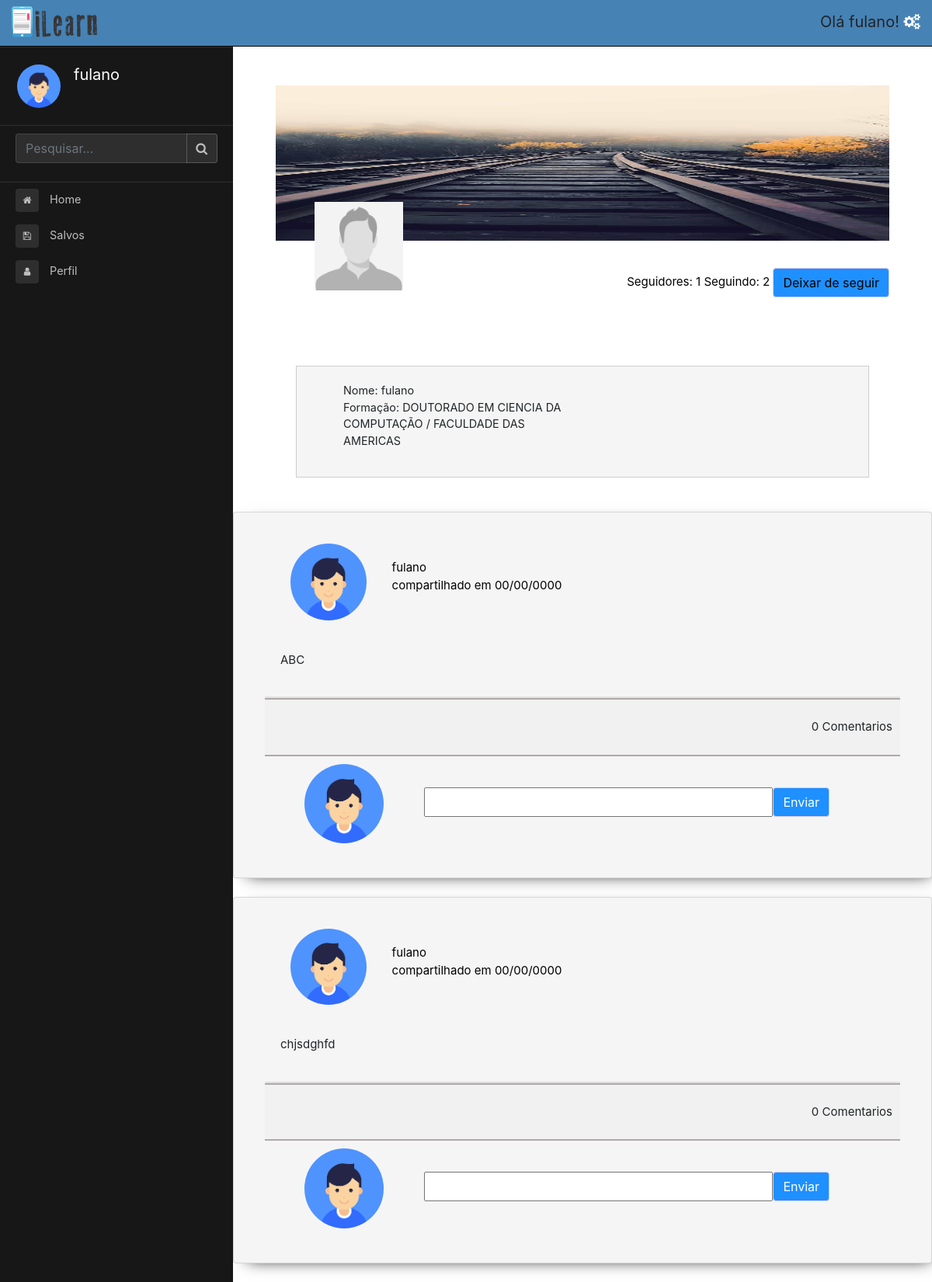
The app's page /ilearn-layout/perfilOutroUsuario.php?idUsu=152 (signed in) with its own data.
### tables this page shows
CREATE TABLE `usuario` (
  `idUsuario` int(11) NOT NULL,
  `senhaUsuario` varchar(100) NOT NULL,
  `emailUsuario` varchar(100) NOT NULL,
  `nicknameUsuario` varchar(100) NOT NULL,
  `imagemUsuario` varchar(150) NOT NULL
);

CREATE TABLE `formacao` (
  `idFormacao` int(20) NOT NULL,
  `nomeDono` varchar(20) NOT NULL,
  `nivel` varchar(30) NOT NULL,
  `instituicao` varchar(100) NOT NULL,
  `curso` varchar(100) NOT NULL
);

CREATE TABLE `publicacao` (
  `idPublicacao` int(11) NOT NULL,
  `idUsuarioPublicacao` int(11) NOT NULL,
  `textoPublicacao` varchar(5000) NOT NULL,
  `dataPublicacao` datetime NOT NULL
);

### ilearn-layout/bancoDeDados.php (called while the page is built, shortened)
<?php
class BancoDeDados {
	private $conexao;
	private $resultado;
	public function lerResultados(): array {
		return $this->resultado->fetchAll ();
	}
	public function executarSQL(string $sql): bool {
		try {
			$this->conexao->beginTransaction ();
			$this->resultado = $this->conexao->prepare ( $sql );
			$this->resultado->execute ();
			$this->conexao->commit ();
			return true;
		} catch ( Exception $e ) {
			return false;
		}
	}
	public function abrirConexao(): bool {
		try {
			$end = "mysql:host=127.0.0.1;dbname=teste";
			$conf = array (
					PDO::MYSQL_ATTR_INIT_COMMAND => "SET NAMES utf8"
			);
			$this->conexao = new PDO ( $end, "root", "", $conf );
			return true;
		} catch ( Exception $e ) {
			echo "Falha ao conectar com o banco de dados";
			exit ( 0 );
		}
	}
}
?>

### ilearn-layout/perfilOutroUsuario.php (the view, shortened to what this page needs)
<?php
include 'superior.php';
require_once 'bancoDeDados.php';
$banco = new BancoDeDados();
$banco->abrirConexao();
$idUsu = $_GET['idUsu'];
$find = "SELECT idUsuario, nicknameUsuario FROM usuario WHERE idUsuario = '{$_GET['idUsu']}'";
$banco->executarSQL($find);
$resu = $banco->lerResultados();
foreach ($resu as $log) {
}
?>
<html lang="pt-br">
<head>
 </head>
<body>
                <main class="page-content ">
            <div class="container-fluid margin-superior-menu">
               <div class="col-md-12">
                <div class="bannerUser">
                    <img src="assets/img/bg2.jpg" alt="">
                </div>
               <div class="row">
                <div class="col-md-6">
                <div class="fotoUser">
                    <img src="assets/img/user.jpg" alt="">
                </div>
</div>
<div class="col-md-6">
                <div class="menuPerfil">
<?php
    $SQLCOUNT = "SELECT idSeguidor FROM seguidor WHERE idSeguido = '{$_GET['idUsu']}'";
$banco->executarSQL($SQLCOUNT);
$resBusca = $banco->lerResultados();
   $idP = count($resBusca);
    $SQLCOUNTDOIS = "SELECT idSeguido FROM seguidor WHERE idSeguidor = '{$_GET['idUsu']}'";
$banco->executarSQL($SQLCOUNTDOIS);
$resBuscaDois = $banco->lerResultados();
   $id = count($resBuscaDois);
?>
<p>
<a href="seguidoresOutro.php?idUsu=<?=$log['idUsuario'];?>">Seguidores: <span><?php echo $idP;?></span></a>
<a href="seguindoOutro.php?idUsu=<?=$log['idUsuario'];?>">Seguindo: <span><?php echo $id;?></span> </a>
<?php
$VERIFICA = "SELECT idSeguido, idSeguidor FROM seguidor WHERE idSeguidor = '{$_SESSION['cod'][0]}'";
    $banco->executarSQL($VERIFICA);
    $resPesquisa = $banco->lerResultados();
if($resPesquisa == TRUE){ ?>
<button class="btn btn-primary botao"><a href="removerSeguidor.php?idUsu=<?=$log['idUsuario'];?> " src="">Deixar de seguir</a></button>
</p>
<?php } else { ?>
<button class="btn btn-primary botao"><a href="telaSeguirSQL.php?idUsuario=<?=$log['idUsuario'];?> &nomeUsuario=<?=$log['nicknameUsuario'];?>" src="">Seguir</a></button>
</p>
<?php }
?>
                    </div>
</div>
                </div>
            </div>
             </div>
             <div class="col-md-12">
                 <div class="caixaInformacaoUsuario">
                    <div class="row">
                     <div class="col-md-6">
                  <ul>
                    <?php
                  $BUSCA = "SELECT * FROM formacao WHERE nomeDono = '{$log['nicknameUsuario']}'";
                    $banco->executarSQL($BUSCA);
                    $resP = $banco->lerResultados();
                    foreach ($resP as $r) {
                        $r['nivel'];
                        $r['curso'];
                        $r['instituicao'];
                                        }
                  ?>
                        <li>Nome: <?= $log['nicknameUsuario'];?> </li>
                         <li>Formação: <?=$r['nivel'];?> EM <?= $r['curso'];?> / <?=$r['instituicao'];?></li>
                  </ul>
                  </div>
                  </div>
                 </div>
             </div>
<?php
        $busca = "SELECT emailUsuario, idUsuario, nicknameUsuario FROM usuario WHERE idUsuario = '{$idUsu}'";
$banco->executarSQL($busca);
                    $buscaPublicacoes = "SELECT emailUsuario, idUsuario, textoPublicacao, idPublicacao, nicknameUsuario FROM usuario INNER JOIN publicacao ON usuario.idUsuario = publicacao.idUsuarioPublicacao WHERE usuario.idUsuario = '{$_GET['idUsu']}' ORDER BY idPublicacao DESC";
                    $banco->executarSQL($buscaPublicacoes);
                    $resPub = $banco->lerResultados();
                        foreach ($resPub as $publicacao) { ?>
            <div class="card testePTColorgray my-4 ">
                    <div class="mensagem">
            <a href="perfilOutroUsuario.php?idUsu=<?=$publicacao['idUsuario'];?>&idPub=<?=$publicacao['idPublicacao'];?>" src="">
                            <div class="avatarMensagem">
                                <img src="assets/img/avatar.png" class="rounded-circle" alt="">
                            </div>
                            <div class="nomeAvatarMensagem">
                                <p class="text-preto"><?= $publicacao['nicknameUsuario'] ?><br>compartilhado em 00/00/0000</p>
                            </div>
                        </a>
                    </div>
                    <div class="card-body">
                        <div class="card-text img text-post">
                            <p>
                                <?= $publicacao['textoPublicacao'];?>
                            </p>
                        </div>
                    </div>
                      <?php
             $coment = "SELECT idComentario, comentarioPublicado, emailUsuario, idPublicacao, idUsuario, nicknameUsuario FROM comentario
                        INNER JOIN publicacao ON comentario.idPublicacaoComentada = publicacao.idPublicacao
                        INNER JOIN usuario ON comentario.idComentador = usuario.idUsuario WHERE publicacao.idPublicacao = {$publicacao['idPublicacao']} ORDER BY idComentario ASC";
                                $banco->executarSQL($coment);
                                    $arrayComentarios = $banco->lerResultados();
                                 $idCom = count($arrayComentarios); ?>
                    <div class="card fotoPost"> </div>
                    <div class="botaoMensagem cinza-claro2 py-2">
                        <p class=" mt-1"> <?php echo $idCom;?> Comentarios</p>
                    </div>
                    <div class="respondaMensagem">
                        <div class="avatarResponda">
                        <form action="ComentarioPerfilOutro.php" method="GET">
                            <img src="assets/img/avatar.png" class="rounded-circle" alt="">
                        </div>
                        <div class="respondaMensagemInput">
                            <input type="text" name="comentario">
                        </div>
                        <div class="respondaMensagemBotao">
                            <button class="btn btn-primary botao">Enviar</button>
                        </div>
                    </div>
            </div>
         <?php }
include 'inferior.php';
?>

### ilearn-layout/superior.php (shortened to what this page needs)
<?php
    require_once 'bancoDeDados.php';
    $usr = $_SESSION['cod'][0];
    $sql = "SELECT imagemUsuario, nicknameUsuario from usuario WHERE idUsuario = '{$usr}'";
    $banco = new BancoDeDados();
    $banco->abrirConexao();
    $banco->executarSQL($sql);
    $res = $banco->lerResultados();
    foreach ($res as $foto) {
    }
?>
<html lang="pt-br">
<head>
    <link rel="stylesheet" href="lib/bootstrap/css/bootstrap.css">
    <link rel="stylesheet" href="lib/font-awesome/css/font-awesome.min.css">
    <link rel="stylesheet" href="assets/css/style.css">
    <link rel="stylesheet" href="assets/css/style-1.css">
    <link rel="stylesheet" href="assets/css/custom.css">
    <link rel="stylesheet" href="assets/css/custom-themes.css">
</head>
<body>
         <div class="row topo">
<div class="col-md-6 logo" >
    <a href="index.php">
    <img src="img/logo.png" >
</a>
</div>
<div class="col-md-6">
   <p class="saudacao">  Olá <?=$foto['nicknameUsuario'];?>! <a href="logOut.php"><i class="fa fa-gears"></i></a></p>
</div>
</div>
    <div class="page-wrapper chiller-theme sidebar-bg bg1 toggled">
        <nav id="sidebar" class="sidebar-wrapper">
            <div class="sidebar-content">
                <div class="sidebar-header">
                    <div class="user-pic">
                                <img src="assets/img/avatar.png" class="rounded-circle" alt="">
                    </div>
                    <div class="user-info">
                        <span class="user-name user"><?= $foto['nicknameUsuario'];?>
                        </span>
                    </div>
                </div>
                <div class="sidebar-search">
                    <div>
                        <form action="telaPesquisaSQL.php">
                        <div class="input-group">
                            <input type="text" name="pesquisa" class="form-control search-menu" placeholder="Pesquisar...">
                            <div class="input-group-append">
                                <span class="input-group-text">
                                    <i class="fa fa-search" aria-hidden="true"></i>
                                </span>
                            </div>
                        </div>
                        </form>
                    </div>
                </div>
                <div class="sidebar-menu">
                    <ul>
                        <li class="sidebar-dropdown">
                            <a href="index.php">
                                <i class="fa fa-home"></i>
                                <span>Home</span>
                            </a>
                        </li>
                        <li class="sidebar-dropdown">
                            <a href="salvos.php">
                                <i class="fa fa-save"></i>
                                <span>Salvos</span>
                            </a>
                        </li>
                        <li class="sidebar-dropdown">
                            <a href="perfil.php">
                                <i class="fa fa-user"></i>
                                <span>Perfil</span>
                            </a>
                        </li>
                    </ul>
                </div>
            </div>
        </nav>

### ilearn-layout/assets/css/style.css (style rules this page uses)
.bannerUser { width: 100%; height: 200px; }
.bannerUser img { width: 100%; height: 200px; }
.fotoUser { width: 30%; position: relative; top: -50px; left: 50px; }
.fotoUser img { width: 100%; }
.caixaInformacaoUsuario { width: 90%; overflow: hidden; margin: 0 auto; background: #f5f5f5; padding: 20px; border: 1px solid #d0cccc; }

### ilearn-layout/assets/css/style-1.css (style rules this page uses)
ul { list-style: none; }
a { text-decoration: none; color: #fff; }
.btn-primary { background: #7852a7 !important; border-color: #dbcbef !important; }
.text-preto { color: #000 !important; }
.cinza-claro2 { background: #f1f1f1; border-top:2px solid #b1a8a8; border-bottom:2px solid #b1a8a8; }
p { font-size: 15px; }
.mensagem { width: 100%; }
.avatarMensagem { width: 20%; float: left; text-align: center; margin: 20px 0; }
.avatarMensagem img { width: 60%; }
.nomeAvatarMensagem { width: 80%; float: left; margin-top: 40px; }
.botaoMensagem { width: 100%; float: left; padding: 10px 10px 0 10px; }
.botaoMensagem p { float: right; margin-top: 16px !important; }
.nomeAvatarMensagem { width: 80%; float: left; }
.respondaMensagem { width: 100%; margin: 10px 0; }
.avatarResponda { width: 25%; text-align: center; float: left; }
.avatarResponda img { width: 50%; }
.respondaMensagemInput { width: 55%; float: left; margin-top: 30px; }
.respondaMensagemInput input { width: 100%; height: 38px; }
.respondaMensagemBotao { width: 20%; float: left; margin-top: 30px; }
img { vertical-align: middle; }
.testePTColorgray { background-color: #e3e6e4; box-shadow: 8px 6px 20px -11px #000; }

### ilearn-layout/assets/css/custom-themes.css (style rules this page uses)
.chiller-theme .sidebar-wrapper { background-color: #1d1d1d; }
.chiller-theme .sidebar-wrapper .sidebar-header, .chiller-theme .sidebar-wrapper .sidebar-search, .chiller-theme .sidebar-wrapper .sidebar-menu { border-top: 1px solid #2b2b2b; }
.chiller-theme .sidebar-wrapper .sidebar-search input.search-menu, .chiller-theme .sidebar-wrapper .sidebar-search .input-group-text { border-color: #2b2b2b; box-shadow: none; }
.chiller-theme .sidebar-wrapper .sidebar-header .user-info .user-role, .chiller-theme .sidebar-wrapper .sidebar-header .user-info .user-status, .chiller-theme .sidebar-wrapper .sidebar-search input.search-menu, .chiller-theme .sidebar-wrapper .sidebar-search .input-group-text, .chiller-theme .sidebar-wrapper .sidebar-brand>a, .chiller-theme .sidebar-wrapper .sidebar-menu ul li a, .chiller-theme .sidebar-footer>div>a { color: #bdbdbd; }
.chiller-theme .sidebar-wrapper .sidebar-menu ul li:hover>a, .chiller-theme .sidebar-wrapper .sidebar-menu .sidebar-dropdown.active>a, .chiller-theme .sidebar-wrapper .sidebar-header .user-info, .chiller-theme .sidebar-wrapper .sidebar-brand>a:hover, .chiller-theme .sidebar-footer>div>a:hover i { color: #ffffff; }
.chiller-theme .sidebar-wrapper .sidebar-menu ul li a i, .chiller-theme .sidebar-wrapper .sidebar-menu .sidebar-dropdown div, .chiller-theme .sidebar-wrapper .sidebar-search input.search-menu, .chiller-theme .sidebar-wrapper .sidebar-search .input-group-text { background-color: #2b2b2b; }
.sidebar-bg.chiller-theme .sidebar-wrapper::before { background-color: rgba(29, 29, 29, 0.8); }
.sidebar-bg.chiller-theme .sidebar-wrapper .sidebar-header, .sidebar-bg.chiller-theme .sidebar-wrapper .sidebar-search, .sidebar-bg.chiller-theme .sidebar-wrapper .sidebar-menu { border-top: 1px solid rgba(255, 255, 255, 0.1); }
.sidebar-bg.chiller-theme .sidebar-wrapper .sidebar-search input.search-menu, .sidebar-bg.chiller-theme .sidebar-wrapper .sidebar-search .input-group-text { border-color: rgba(255, 255, 255, 0.2); box-shadow: none; }
.sidebar-bg.chiller-theme .sidebar-wrapper .sidebar-menu ul li a i, .sidebar-bg.chiller-theme .sidebar-wrapper .sidebar-menu .sidebar-dropdown div, .sidebar-bg.chiller-theme .sidebar-wrapper .sidebar-search input.search-menu, .sidebar-bg.chiller-theme .sidebar-wrapper .sidebar-search .input-group-text { background-color: rgba(255, 255, 255, 0.1); }

### ilearn-layout/superior.php (style rules this page uses)
.user { font-size: 20px; }
.testePTColorgray { background-color: #f5f5f5; }
.botao { background-color: #1e90ff!important; }
.logo img { width: 110px; margin-top: 8px; }
.saudacao { float: right; font-size: 20px; line-height: 57px; }
.topo { width: 100%; height: 60px; background: steelblue; border-bottom:1px solid #000; margin-right: 0px!important; margin-left: 0px!important; position: fixed; z-index: 999; }
.margin-superior-menu { margin-top: 70px; }
.text-post { text-align: justify; }

### ilearn-layout/perfilOutroUsuario.php (style rules this page uses)
.menuPerfil { text-align: right; }
.menuPerfil p { line-height: 105px; }
.menuPerfil p a { color:black; }

### records on screen
usuario: nicknameUsuario "fulano", publicacao.textoPublicacao "ABC", idCom "0", publicacao.textoPublicacao "chjsdghfd"
formacao: nivel "DOUTORADO", curso "CIENCIA DA COMPUTAÇÃO", instituicao "FACULDADE DAS AMERICAS"

### other values on screen
$idP "1"
$id "2"
